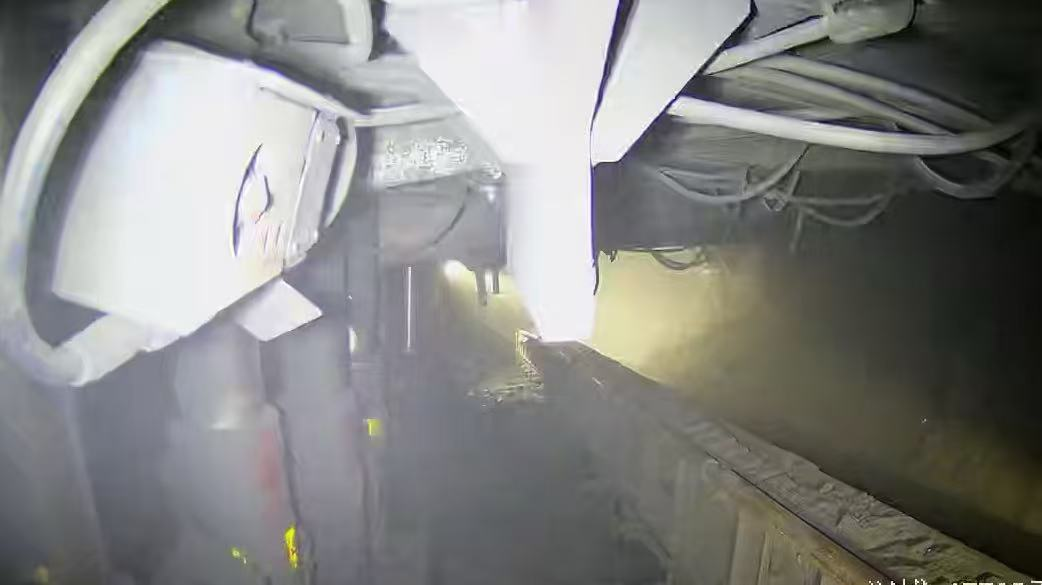
#> input picture data/221.jpeg, 1042 x 585 px
$ python public_proxy_metrics.py --input_dir ../data --output_json out.png
#> lines starting #> are read from the running program, lines starting #| are printed output that depends on the picture
import argparse
import csv
import glob
import json
import os
from collections import defaultdict

import cv2
import numpy as np
from PIL import Image


def list_images(input_dir):
    patterns = ("*.jpg", "*.jpeg", "*.png", "*.bmp", "*.webp")
    images = []
    for pattern in patterns:
        images.extend(glob.glob(os.path.join(input_dir, pattern)))
#> pass 2 of the loop in list_images, `for pattern in patterns:`:
    return sorted(images)


def image_entropy(gray):
    hist, _ = np.histogram(gray, bins=256, range=(0.0, 1.0), density=True)
    hist = hist[hist > 0]
    return float(-(hist * np.log2(hist)).sum())


def laplacian_variance(gray):
    padded = np.pad(gray, ((1, 1), (1, 1)), mode="edge")
    center = padded[1:-1, 1:-1]
    lap = (
        padded[:-2, 1:-1]
        + padded[2:, 1:-1]
        + padded[1:-1, :-2]
        + padded[1:-1, 2:]
        - 4.0 * center
    )
    return float(lap.var())


def dark_channel_mean(rgb, patch=15):
    min_rgb = rgb.min(axis=2)
    kernel = np.ones((patch, patch), dtype=np.uint8)
    dark = cv2.erode(min_rgb, kernel, borderType=cv2.BORDER_REPLICATE)
    return float(dark.mean())


def clipped_ratio(rgb, low=0.02, high=0.98):
    return float(((rgb <= low) | (rgb >= high)).mean())


def compute_metrics(image_path):
    rgb = np.asarray(Image.open(image_path).convert("RGB"), dtype=np.float32) / 255.0
    gray = 0.2989 * rgb[:, :, 0] + 0.5870 * rgb[:, :, 1] + 0.1140 * rgb[:, :, 2]
    return {
        "entropy": image_entropy(gray),
        "laplacian_var": laplacian_variance(gray),
        "dark_channel_mean": dark_channel_mean(rgb),
        "clipped_ratio": clipped_ratio(rgb),
        "mean_luminance": float(gray.mean()),
    }


def summarize(records):
    summary = defaultdict(list)
    for record in records:
        for key, value in record.items():
            if key in {"filename", "path"}:
                continue
            summary[key].append(value)
    return {key: float(np.mean(values)) for key, values in summary.items()}


def main():
    parser = argparse.ArgumentParser()
    parser.add_argument("--input_dir", required=True)
    parser.add_argument("--reference_dir", default="")
    parser.add_argument("--output_json", required=True)
    parser.add_argument("--output_csv", default="")
    args = parser.parse_args()

    images = list_images(args.input_dir)
    if not images:
        raise ValueError(f"No images found in {args.input_dir}")

    records = []
    for image_path in images:
        row = {
            "filename": os.path.basename(image_path),
            "path": image_path,
        }
        row.update(compute_metrics(image_path))
#> in compute_metrics, `gray = 0.2989 * rgb[:, :, 0] + 0.5870 * rgb[:, :, 1] + 0.1140 * rgb[:,..`:
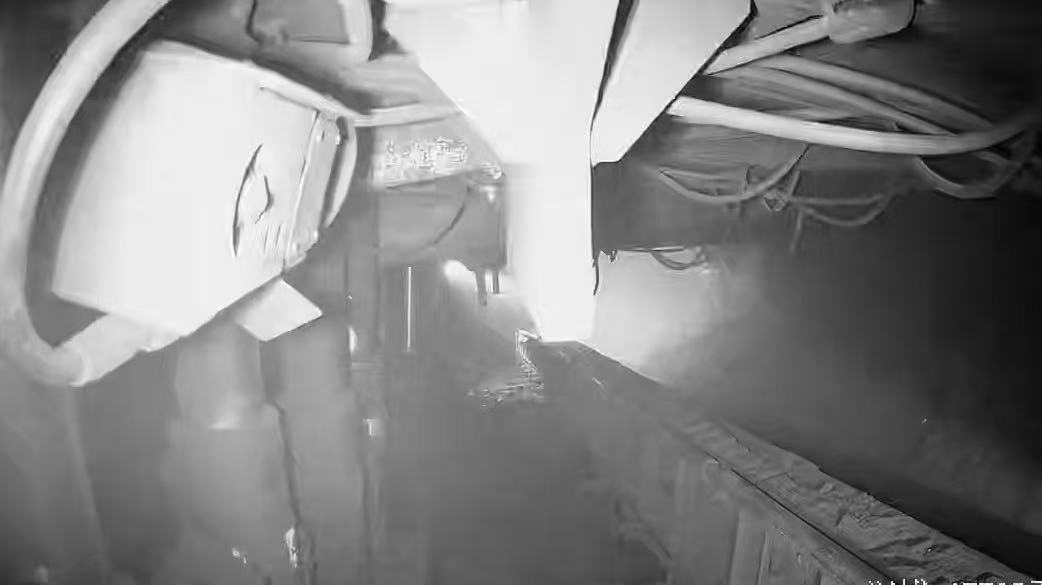
#> gray: shape (585, 1042) float32; min 0.00224, max 1, mean 0.519
#> in image_entropy, `hist, _ = np.histogram(gray, bins=256, range=(0.0, 1.0), density=True)`: hist = 256 values, max 6.51 at index 238, min 0.00126 at index 0, mean 1
#> in laplacian_variance, `lap = ( padded[:-2, 1:-1] + padded[2:, 1:-1] + padded[1:-1, :-2] + pad..`:
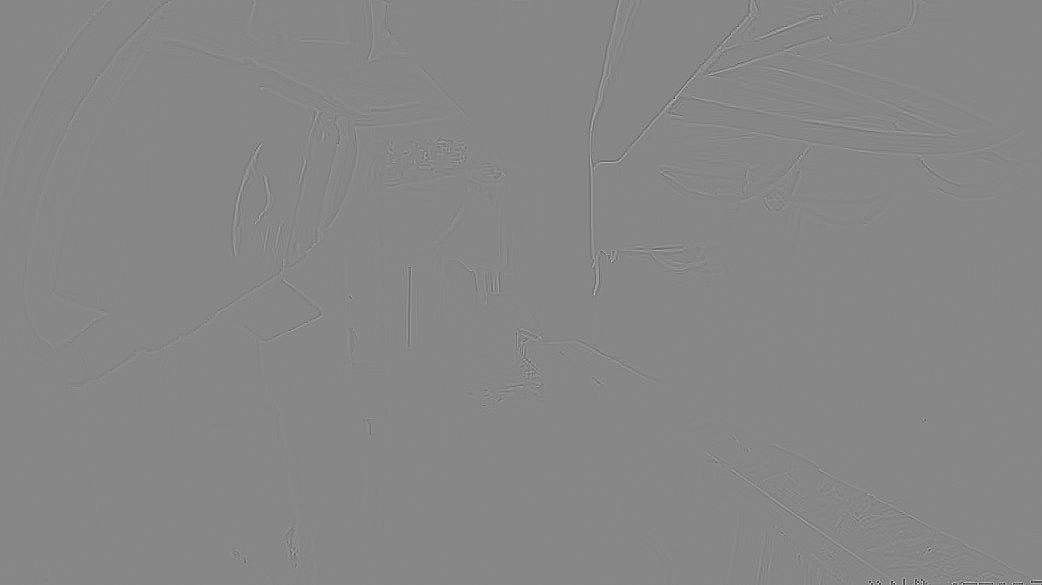
#> lap: shape (585, 1042) float32; min -1.97, max 1.76, mean 1.38e-10; drawn with min black and max white
#> in dark_channel_mean, `min_rgb = rgb.min(axis=2)`:
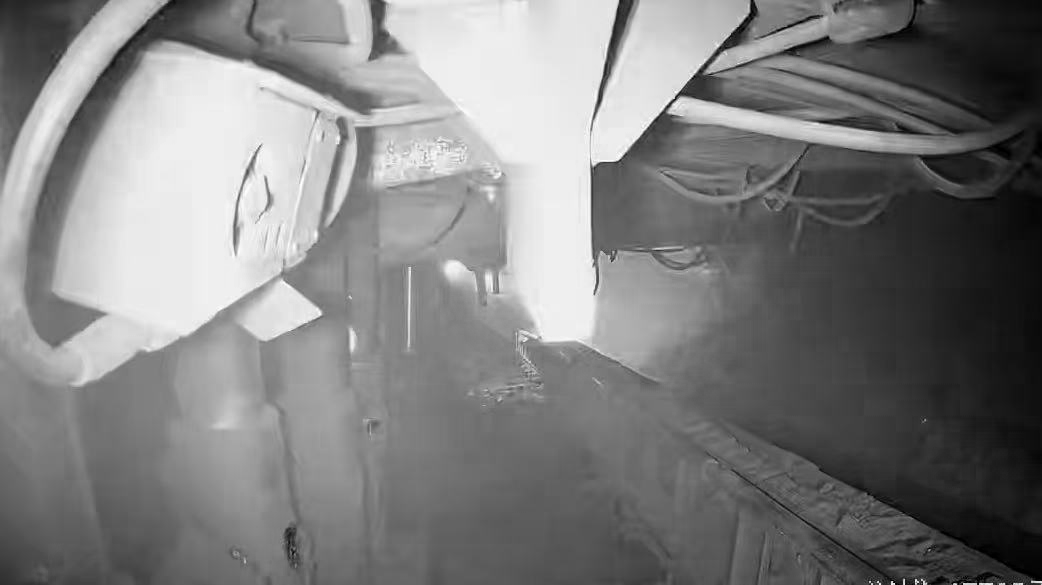
#> min_rgb: shape (585, 1042) float32; min 0, max 1, mean 0.496
#> in dark_channel_mean, `dark = cv2.erode(min_rgb, kernel, borderType=cv2.BORDER_REPLICATE)`:
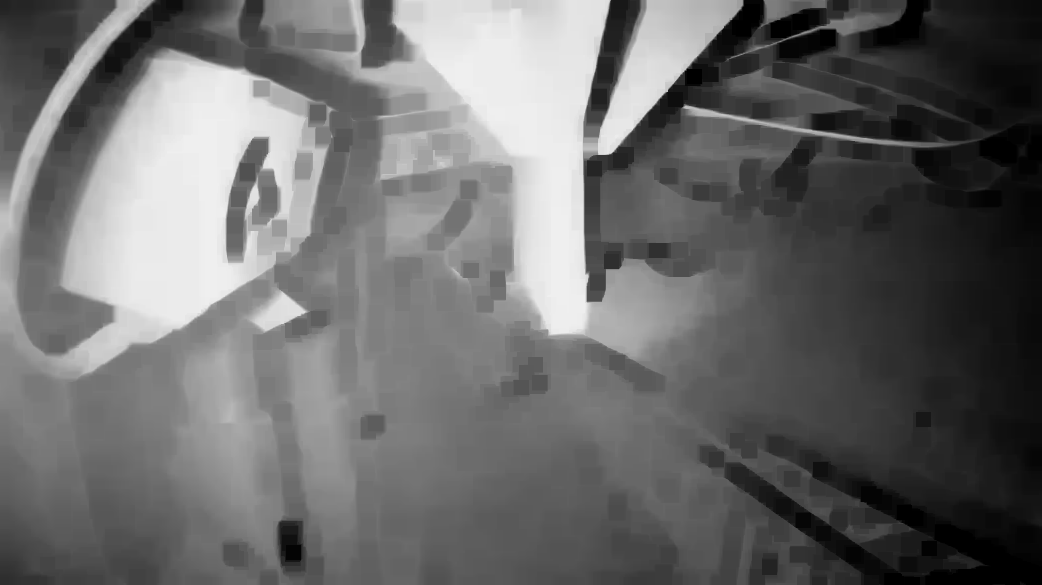
#> dark: shape (585, 1042) float32; min 0, max 0.937, mean 0.419
        records.append(row)
#> pass 2 of the loop in main, `for image_path in images:`:
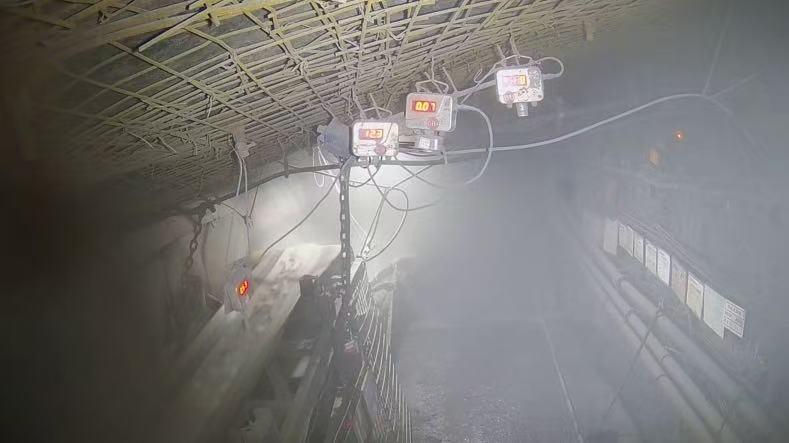
#> input picture data/223.jpeg, 789 x 443 px
#> rgb: shape (443, 789, 3) float32
#> gray: shape (443, 789) float32
#> padded: shape (445, 791) float32
#> in laplacian_variance (call 2), `lap = ( padded[:-2, 1:-1] + padded[2:, 1:-1] + padded[1:-1, :-2] + pad..`:
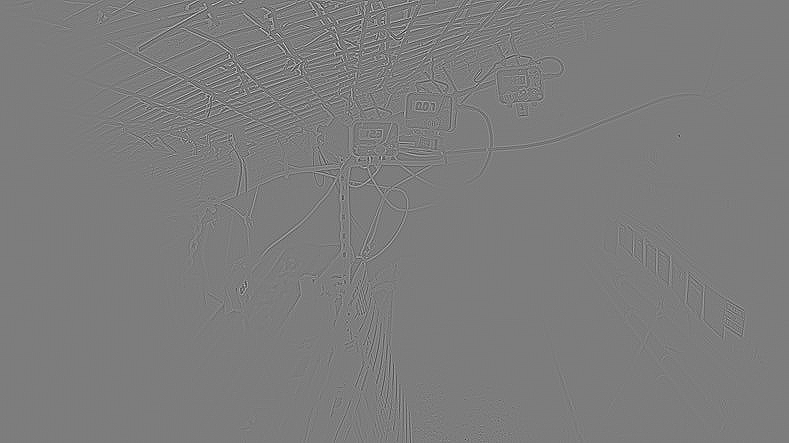
#> lap: shape (443, 789) float32; min -1.26, max 1.31, mean -4.34e-10; drawn with min black and max white
#> min_rgb: shape (443, 789) float32
#> in dark_channel_mean (call 2), `dark = cv2.erode(min_rgb, kernel, borderType=cv2.BORDER_REPLICATE)`:
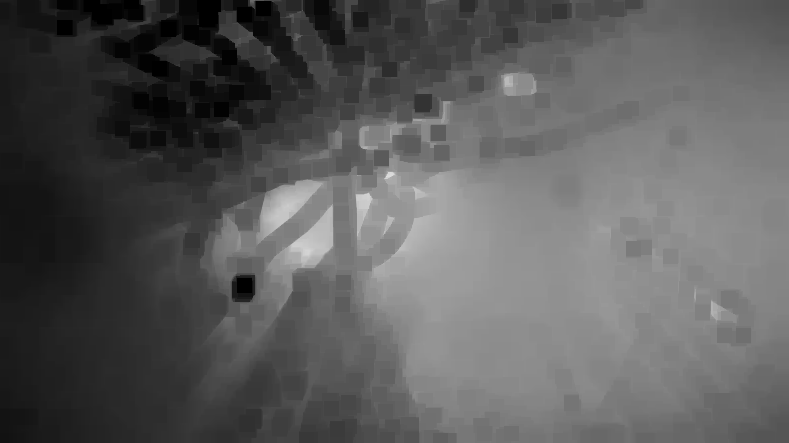
#> dark: shape (443, 789) float32; min 0, max 0.871, mean 0.355

    payload = {
        "input_dir": args.input_dir,
        "count": len(records),
        "summary": summarize(records),
        "records": records,
        "note": "These are lightweight proxy metrics for public real-image screening, not official FADE/BIQME replacements.",
    }
#> the loop in summarize, `for record in records:` made 2 passes

    if args.reference_dir:
        ref_images = {os.path.basename(path): path for path in list_images(args.reference_dir)}
        deltas = []
        for row in records:
            ref_path = ref_images.get(row["filename"])
            if not ref_path:
                continue
            ref_metrics = compute_metrics(ref_path)
            deltas.append(
                {
                    "entropy_delta": row["entropy"] - ref_metrics["entropy"],
                    "laplacian_var_delta": row["laplacian_var"] - ref_metrics["laplacian_var"],
                    "dark_channel_mean_delta": row["dark_channel_mean"] - ref_metrics["dark_channel_mean"],
                    "clipped_ratio_delta": row["clipped_ratio"] - ref_metrics["clipped_ratio"],
                    "mean_luminance_delta": row["mean_luminance"] - ref_metrics["mean_luminance"],
                }
            )
        if deltas:
            payload["reference_dir"] = args.reference_dir
            payload["delta_summary"] = summarize(deltas)

    os.makedirs(os.path.dirname(args.output_json), exist_ok=True)
    with open(args.output_json, "w", encoding="utf-8-sig") as handle:
        json.dump(payload, handle, indent=2, ensure_ascii=False)

    if args.output_csv:
        with open(args.output_csv, "w", newline="", encoding="utf-8-sig") as handle:
            writer = csv.DictWriter(handle, fieldnames=records[0].keys())
            writer.writeheader()
            writer.writerows(records)

    print(json.dumps({"output_json": args.output_json, "count": len(records)}, indent=2, ensure_ascii=False))
#| {
#|   "output_json": "out.png",
#|   "count": 2
#| }


if __name__ == "__main__":
    main()
